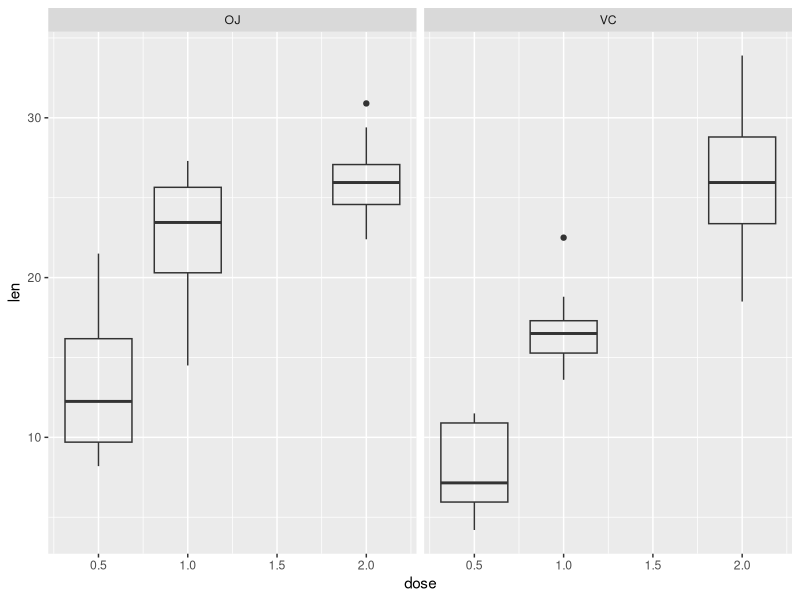

Reproduce this figure in R. (Note: this script raises an error after producing the figure.)
## ---- chunk 1

library(dplyr)
library(ggplot2)
library(knitr)

data(ToothGrowth)

## ---- chunk 2

#Looking at data
str(ToothGrowth)
summary(ToothGrowth)

#As there is a factor varible that describes the type of summplemet, let's look on some summaries statistics on numerics - dosage and teeth length by it

summ <- ToothGrowth %>% 
    group_by(supp,dose) %>% 
    summarise(count=n(),Mean=mean(len),SD=sd(len),Min=min(len),Med=median(len),Max=max(len)) %>% 
    ungroup()

kable(summ)

#At this point it seems like there is a connection between the dosage and length for both supplemets. Let's visualise this correlation
ggplot(ToothGrowth,aes(x=dose,y=len,group=dose))+
    geom_boxplot(fill=NA)+
    facet_wrap(~supp,nrow=1)

## ---- chunk 3

supp_test <- t.test(len ~ supp, data= ToothGrowth, var.equal = FALSE, paired=FALSE ,conf.level = .95)

supp_test

## ---- chunk 4

#Doses 0.5 and 1
dose_test1 <- t.test(len ~ dose, data= ToothGrowth %>% filter(dose==0.5|dose==1), var.equal = FALSE, paired=FALSE ,conf.level = .95)

dose_test1

#Doses 1 and 2
dose_test2 <- t.test(len ~ dose, data= ToothGrowth %>% filter(dose==1|dose==2), var.equal = FALSE, paired=FALSE ,conf.level = .95)

dose_test2

## ---- chunk 5

#0.5 dose
supp_05_test <-  t.test(len ~ supp, data= ToothGrowth %>% filter(dose==0.5), var.equal = FALSE, paired=FALSE ,conf.level = .95)

supp_05_test

#1 dose
supp_1_test <-  t.test(len ~ supp, data= ToothGrowth %>% filter(dose==1), var.equal = FALSE, paired=FALSE ,conf.level = .95)

supp_1_test

#2 dose
supp_2_test <-  t.test(len ~ supp, data= ToothGrowth %>% filter(dose==2), var.equal = FALSE, paired=FALSE ,conf.level = .95)

supp_2_test


